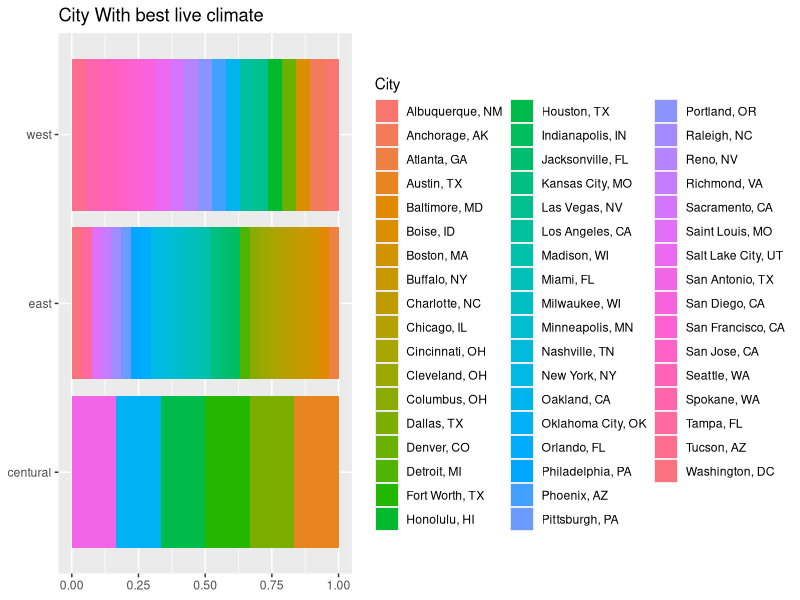

The R script that drew this image:
## ---- chunk 1
knitr::opts_chunk$set(eval = TRUE)
## ---- chunk 2
library(tidyverse)
## ---- chunk 3
climate <- read_csv("data/climate.csv")
## ---- chunk 4
ggplot(climate, aes(y = Region, fill = City)) +
  geom_bar(position = "fill") + 
  labs(title = "City With best live climate",
       y = NULL, x = NULL)
  
